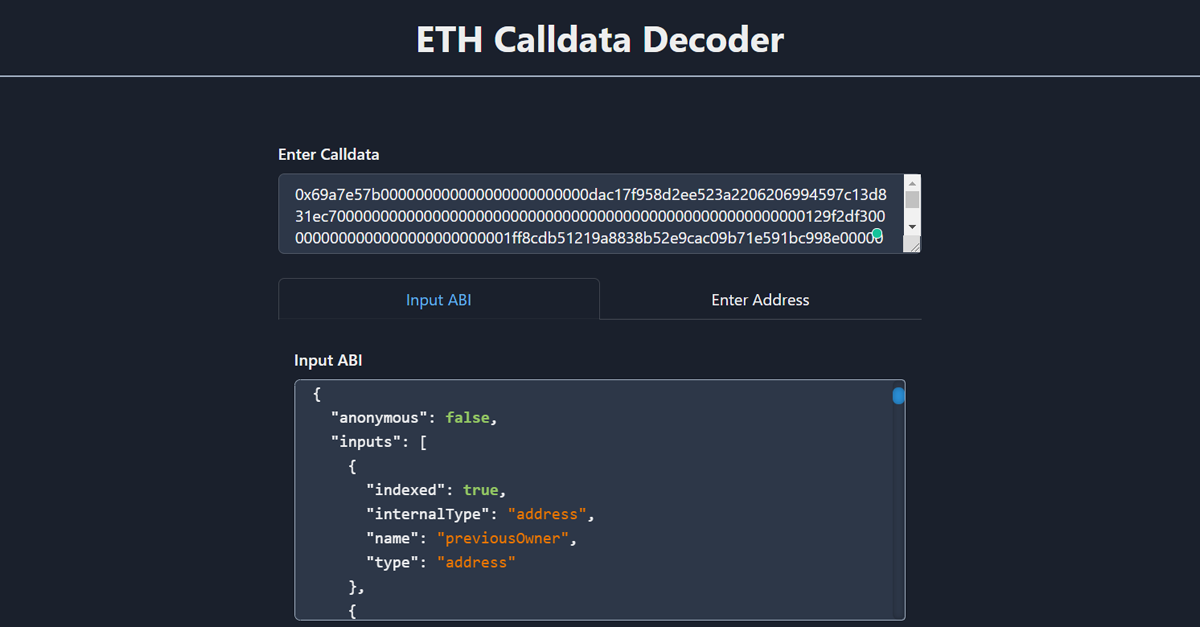
#> input picture eth-calldata-decoder/metaIMG.PNG, 1200 x 627 px
$ python resize.py ../eth-calldata-decoder/metaIMG.PNG out.png
#> lines starting #> are read from the running program, lines starting #| are printed output that depends on the picture
from PIL import Image
import sys
class Compress_img:

    def __init__(self, img_path, pre_name):
        self.img_path = img_path
        self.img_name = img_path.split('/')[-1]
        self.pre_name = "./result-tmp/"+pre_name

    def compress_img_PIL(self, way=1, compress_rate=0.5, show=False):
        '''
        img.resize() 方法可以缩小可以放大
        img.thumbnail() 方法只能缩小
        :param way:
        :param compress_rate:
        :param show:
        :return:
        '''
#> called with way = 1, compress_rate = 0.5, show = False
        img = Image.open(self.img_path)
#> img is the input picture: PIL image 1200x627 RGB; mean R, G, B 36.3, 43.1, 56
        w, h = img.size
#> w = 1200; h = 627
        # 方法一：使用resize改变图片分辨率，但是图片内容并不丢失，不是裁剪
        if way == 1:
            # img_resize = img.resize((int(w*compress_rate), int(h*compress_rate)))
            img_resize = img.resize((80, 80))
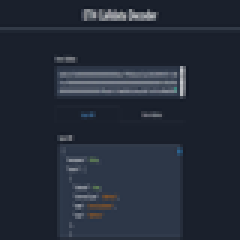
#> img_resize: PIL image 80x80 RGB (shown 3 times larger); mean R, G, B 36.3, 43.1, 56
            # img_resize = img.resize((1920, 1080))
            resize_w, resieze_h = img_resize.size
#> resize_w = 80; resieze_h = 80
            # color depth bit
            # - 8 bit: img.convert("P", palette=Image.ADAPTIVE, colors=8)
            # - 24 bit: RGB
            # - 32 bit: RGBA / CMYK
            # - 96 bit: I dont think use 96 bit pic on the site is a good idea
            img_resize = img_resize.convert("RGB")
            img_resize.save(f"{self.pre_name}.jpg")

            if show:
                img_resize.show()  # 在照片应用中打开图片
                # 或
                # plt.imshow(img_resize)
                # plt.axis('off')
                # plt.show()

            # resize for placeholder
            img_resize = img_resize.resize((64, 36))
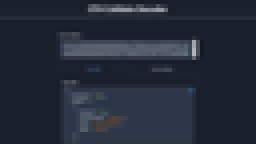
#> img_resize: PIL image 64x36 RGB (shown 4 times larger); mean R, G, B 36.3, 43.1, 56
            img_resize.save(f"{self.pre_name}-placeholder.jpg")

        # 方法二： 和resize方法类似，不过这里我测试好型这个函数已经不能使用，不知是不是版本问题
        # 问题：https://blog.csdn.net/kethur/article/details/79992539  tumbnail没有返回值
        if way == 2:
            # img_resize = img.thumbnail((400, 400))
            img.thumbnail((int(w*compress_rate), int(h*compress_rate)))
            resize_w, resize_h = img.size
            img.save('result2_' + self.img_name)
        print("%s 已压缩，" % (self.img_name), "压缩率：", compress_rate)


if __name__ == '__main__':
    img_path = sys.argv[1]
    result_pre_name = sys.argv[2]
    compress = Compress_img(img_path, result_pre_name)

    # 使用PIL压缩图片
    compress.compress_img_PIL(way=1)
